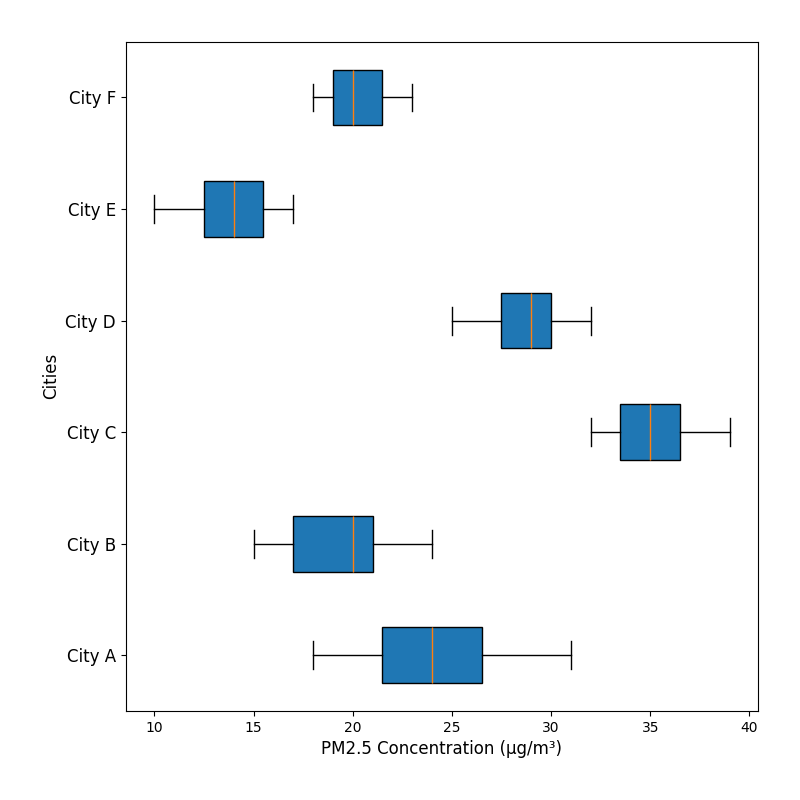

The Python source for this figure:
import matplotlib.pyplot as plt

pollutants_data = {
    "City A": [22, 24, 21, 23, 25, 26, 29, 31, 30, 20, 22, 19, 18, 24, 27],
    "City B": [17, 18, 16, 20, 19, 15, 17, 16, 21, 22, 20, 21, 20, 22, 24],
    "City C": [34, 35, 33, 32, 34, 36, 39, 37, 38, 36, 35, 38, 32, 34, 33],
    "City D": [27, 28, 29, 30, 32, 31, 28, 29, 30, 27, 26, 25, 28, 29, 31],
    "City E": [14, 15, 13, 12, 16, 17, 13, 14, 12, 11, 10, 14, 15, 16, 17],
    "City F": [19, 23, 21, 22, 20, 18, 19, 21, 23, 20, 20, 21, 22, 19, 18]  # New data series
}

data = [pollutants_data[city] for city in pollutants_data]
cities = list(pollutants_data.keys())

fig, ax = plt.subplots(figsize=(8, 8))

ax.boxplot(data, vert=False, patch_artist=True)

ax.set_yticklabels(cities, fontsize=12)
ax.set_xlabel('PM2.5 Concentration (µg/m³)', fontsize=12)
ax.set_ylabel('Cities', fontsize=12)

plt.tight_layout(pad=3.0)
plt.show()
